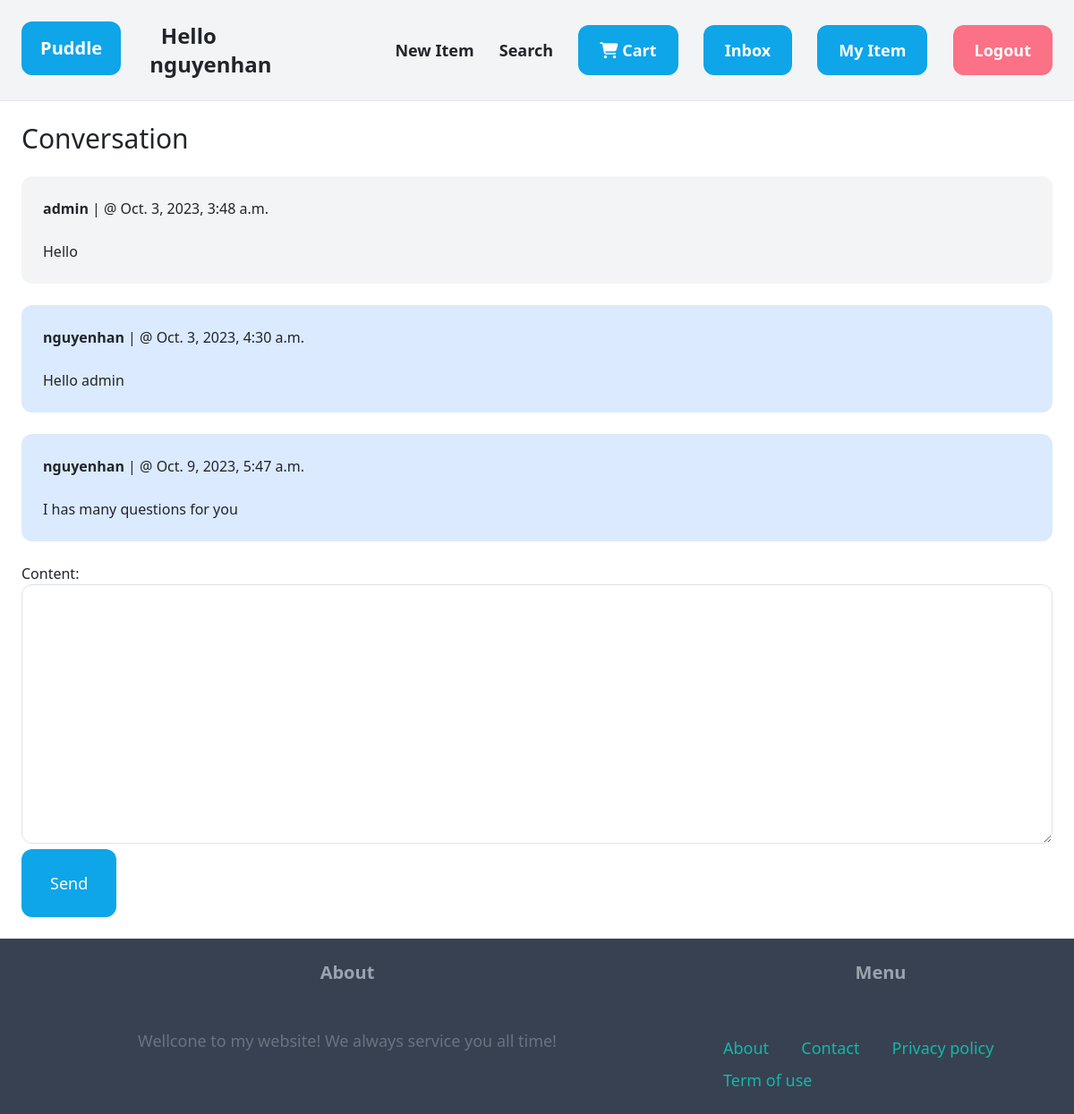
Screenshot of /inbox/1/ (signed in) with the database file from the repository.
### conversation/models.py (models this page shows)
class ConversationMessage(models.Model):
    conversation = models.ForeignKey(Conversation , related_name='messages' , on_delete=models.CASCADE)
    content = models.TextField()
    created_at =  models.DateTimeField(auto_now_add=True)
    created_by = models.ForeignKey(User , related_name='created_messages', on_delete=models.CASCADE)

### conversation/views.py (the view)
# urls.py: path('<int:pk>/' , views.detail , name='detail')
@login_required
def detail(request , pk):
    conversation = Conversation.objects.filter(members__in=[request.user.id]).get(pk=pk)
    if request.method == 'POST':
        form = ConversationMessageForm(request.POST)
        if form.is_valid():
            conversation_message = form.save(commit=False)
            conversation_message.conversation = conversation
            conversation_message.created_by = request.user
            conversation_message.save()
            conversation.save()
            return redirect('conversation:detail' , pk = pk)
    else:
        form = ConversationMessageForm()
    return render(request, 'conversation/detail.html',{
        'conversation': conversation,
        'form': form,
    })

### conversation/forms.py
class ConversationMessageForm(forms.ModelForm):
    class Meta:
        model = ConversationMessage
        fields = ('content',)
        widgets = {
            'content': forms.Textarea(attrs={
                'class' :'w-full py-4 px-6 rounded-xl border'
            })
        }

### conversation/templates/conversation/detail.html (shortened to what this page needs)
{% extends "core/base.html" %}
{% block content %}
    <h1 class=" mb-6 text-3xl">Conversation</h1>
    <div class="space-y-6">
        {% for message in conversation.messages.all %}
            <div class="p-6 flex {% if message.created_by == request.user %}bg-blue-100{% else %}bg-gray-100{% endif %} rounded-xl">
                <div>
                    <p class="mb-4"><strong>{{ message.created_by.username }}</strong> | @ {{ message.created_at }}</p>
                    <p>{{ message.content }}</p>
                </div>
            </div>
        {%endfor%}
    </div>
    <form action="." method="post" class="mt-6">
        {{ form.as_p}}
        <button class="py-4 text-lg px-8 bg-sky-500 hover:bg-sky-700 text-white rounded-xl">Send</button>
    </form>
{% endblock %}

### core/templates/core/base.html (shortened to what this page needs)
<!DOCTYPE html>
<html lang="en">
<head>
    <script src="https://cdn.tailwindcss.com"></script>
    <link rel="stylesheet" href="https://cdnjs.cloudflare.com/ajax/libs/font-awesome/6.4.2/css/all.min.css" />
    <link href="https://cdn.jsdelivr.net/npm/bootstrap@5.0.2/dist/css/bootstrap.min.css" rel="stylesheet">
</head>
<body >
    <nav class="py-6 px-6 flex bg-gray-100 justify-between items-center border-b border-grey-200">
        <div class="grid grid-cols-2 gap-2 space-x-6 w-1/5">
            <div><a href="/" class="px-3 py-3 bg-sky-500 text-center text-white rounded-xl d-block text-xl font-semibold">Puddle</a></div>
            <p class="font-semibold text-center text-2xl block">Hello {{ request.user.username }}</p>
        </div>
        <div class="space-x-6">
            <a href="{% url 'item:new' %}" class= "text-lg font-semibold hover:text-grey-500">New Item</a>
            <a href="{% url 'item:items' %}" class= "text-lg font-semibold hover:text-grey-500">Search</a>
            {% if request.user.is_authenticated %}
                <a href="{% url 'item:cart' %}" class ="px-6 py-3 text-lg font-semibold bg-sky-500 text-white rounded-xl hover:bg-sky-700"><i class="fa-solid fa-cart-shopping"></i> Cart</a>
                <a href="{% url 'conversation:inbox' %}" class ="px-6 py-3 text-lg font-semibold bg-sky-500 text-white rounded-xl hover:bg-sky-700">Inbox</a>
                <a href="{% url 'dashboard:index' %}" class ="px-6 py-3 text-lg font-semibold bg-sky-500 text-white rounded-xl hover:bg-sky-700">My Item</a>
                <a href="{% url 'core:logout' %}" class ="px-6 py-3 text-lg font-semibold bg-rose-400 text-white rounded-xl hover:bg-rose-500">Logout</a>
            {% else %}
                <a href="{% url 'core:signup' %}" class ="px-6 py-3 text-lg font-semibold bg-sky-500 text-white rounded-xl hover:bg-sky-700">Sign up</a>
                <a href="{% url 'core:login' %}" class ="px-6 py-3 text-lg font-semibold bg-gray-500 text-white rounded-xl hover:bg-gray-700">Log in</a>
            {%endif%}
        </div>
    </nav>
    <div class="px-6 py-6">
        {% block content %}
        {% endblock %}
    </div>
    <footer class ="py-6 px-6 flex justify-between bg-gray-700">
        <div class ="w-2/3 pr-10">
            <h3 class="mb-5 font-semibold text-gray-400 text-center text-xl">About</h3>
            <p class="text-lg text-gray-500 text-center">Wellcone to my website! We always service you all time!</p>
        </div>
        <div class="w-1/3">
            <h3 class="mb-5 font-semibold text-gray-400 text-xl text-center">Menu</h3>
            <ul class="space-y-2">
                <li class="d-inline-block"><a href="#" class="text-lg text-teal-500 p-3 hover:text-teal-700">About</a></li>
                <li class="d-inline-block"><a href="{% url 'core:contact' %}" class="text-lg p-3 text-teal-500 hover:text-teal-700">Contact</a></li>
                <li class="d-inline-block"><a href="#" class="text-lg text-teal-500  p-3 hover:text-teal-700">Privacy policy</a></li>
                <li class="d-inline-block"><a href="#" class="text-lg text-teal-500  p-3 hover:text-teal-700">Term of use</a></li>
            </ul>
        </div>
    </footer>
</body>
</html>

### rows the page displays
ConversationMessage: created_by.username "admin", created_at "Oct. 3, 2023, 3:48 a.m.", content "Hello"
ConversationMessage: created_by.username "nguyenhan", created_at "Oct. 3, 2023, 4:30 a.m.", content "Hello admin"
ConversationMessage: created_by.username "nguyenhan", created_at "Oct. 9, 2023, 5:47 a.m.", content "I has many questions for you"

### other values shown
{{ request.user.username }} "nguyenhan"
